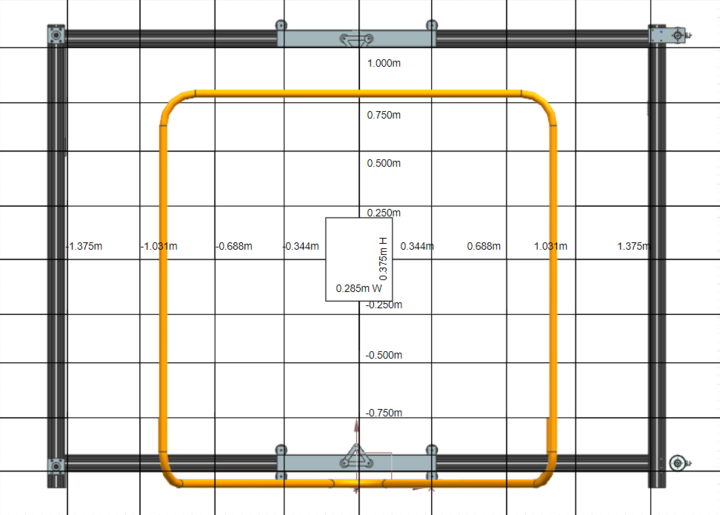
#> input picture User_Interface/Media/lax_net_fullgrid.png, 720 x 515 px, found by its file name
$ python goal_display2.py
#> lines starting #> are read from the running program, lines starting #| are printed output that depends on the picture
import numpy as np
from matplotlib import pyplot as plt
import random

plt.rcParams["figure.figsize"] = [7.00, 3.50]   # default size from copied code, manipulate for iphone14 later
plt.rcParams["figure.autolayout"] = True
im = plt.imread("/Users/emilygordon/NURC/nurc-lax-robot-2023/User_Interface/media/lax_net_fullgrid.png") # this path likely needs to change for host computer
#> im is the input picture: shape (515, 720, 4) float32; mean R, G, B, A 0.897, 0.888, 0.871, 1
fig, ax = plt.subplots()
ax.xaxis.set_tick_params(labelbottom=False)
ax.yaxis.set_tick_params(labelleft=False)
ax.set_xticks([])
ax.set_yticks([])
im = ax.imshow(im, extent=[-1.719, 1.719, -1.250, 1.250])   # units are meters

# function, takes in datasets xpoints, ypoints to plot on image of goal
def goal_display(xpoints, ypoints):     # should the function accept arrays or tuples?
    xpoints = np.array(xpoints)
    ypoints = np.array(ypoints)

    for i in range(len(xpoints)):

        # Generating a random number in between 0 and 2^24
        color = random.randrange(0, 2**24)
        # Converting that number from base-10 (decimal) to base-16 (hexadecimal)
        hex_color = hex(color)
        # Converting hex (0x000000) to useable structure (#000000)
        std_color = "#" + hex_color[2:]
        plt.plot(xpoints[i], ypoints[i], marker="o", markersize=10, markeredgecolor="black", markerfacecolor=std_color, linestyle="None") # how big should the "ball" be?

    plt.show()
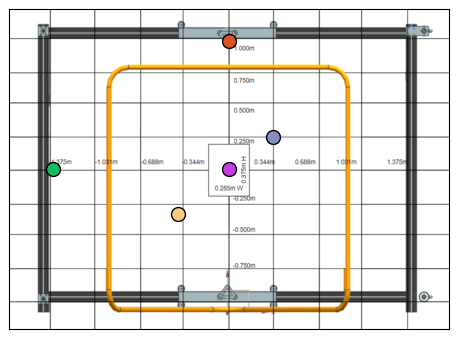
#> figure drawn by matplotlib, 1 panel

goal_display([0, 0, -1.375, 0.344, -0.4], [0, 1, 0, 0.25, -0.35])
fig.savefig('/Users/emilygordon/NURC/nurc-lax-robot-2023/User_Interface/WebPages/goal_plot.png')
